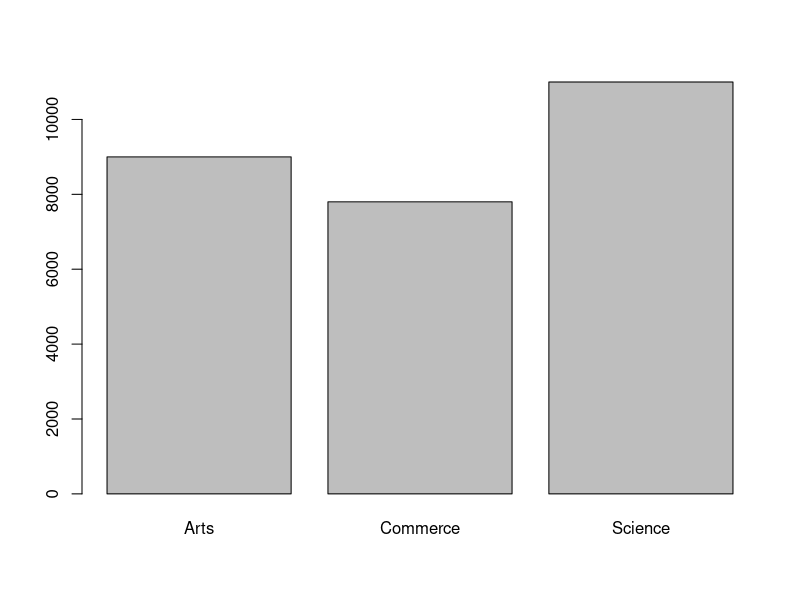
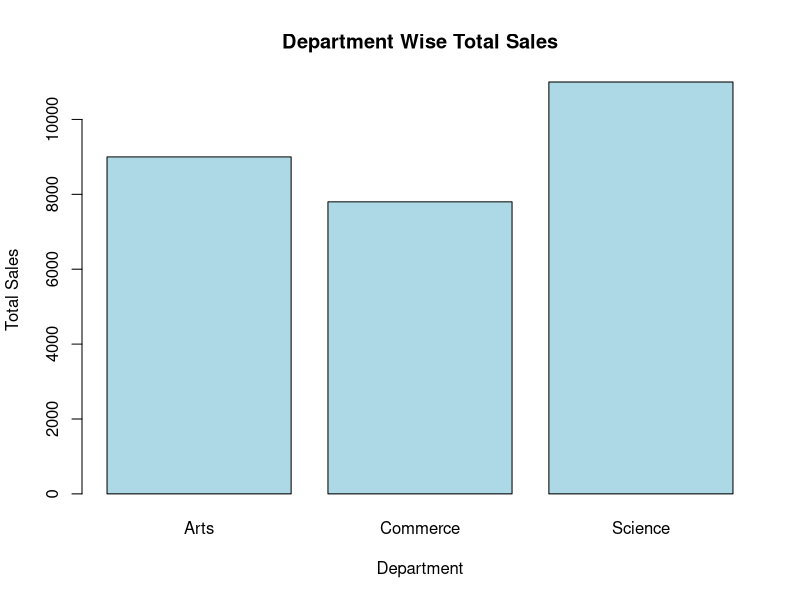

Write the R code that produced these figures, in order.
#Advanced Data Analysis using PivotTables and Pivot Charts in R program

#Creating a sample dataset

sales_data <- data.frame(
  
  Department = c("Science", "Commerce", "Arts", "Science", "Commerce", "Arts"),
  
  Month= c("Jan", "Jan", "Jan", "Feb", "Feb", "Feb"),
  
  Sales= c(5000, 7000, 4000, 6000, 800, 5000)
)  
#Display original dataset

print(sales_data)



#Month
# aggregate() creates a pivot table by calculating total sales department-wise

pivot_table <- aggregate(Sales ~ Department, data = sales_data, sum)

# Display pivot table

print(pivot_table)

# aggregate() calculates average sales department-wise

average_table <- aggregate(Sales ~ Department, data = sales_data, mean)

# Display average sales

print(average_table)

# table() creates frequency table

table(sales_data$Department)

# xtabs() creates cross-tabulation similar to pivot table

xtabs(Sales ~ Department + Month, data = sales_data)

# Bar Chart (Pivot Chart)

barplot(pivot_table$Sales,
        names.arg = pivot_table$Department)

# Bar Chart (Pivot Chart)

barplot(pivot_table$Sales,
        names.arg = pivot_table$Department,
        main = "Department Wise Total Sales",
        xlab = "Department",
        ylab = "Total Sales",
        col = "lightblue")
